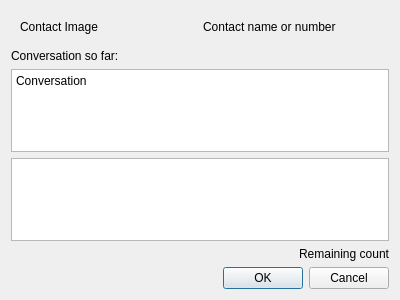
<?xml version="1.0" encoding="UTF-8"?>
<ui version="4.0">
 <class>SmsDialog</class>
 <widget class="QDialog" name="SmsDialog">
  <property name="geometry">
   <rect>
    <x>0</x>
    <y>0</y>
    <width>400</width>
    <height>300</height>
   </rect>
  </property>
  <property name="windowTitle">
   <string>SMS Text entry</string>
  </property>
  <layout class="QVBoxLayout" name="verticalLayout">
   <item>
    <widget class="QWidget" name="widget" native="true">
     <layout class="QHBoxLayout" name="horizontalLayout">
      <item>
       <widget class="QLabel" name="lblImage">
        <property name="text">
         <string>Contact Image</string>
        </property>
       </widget>
      </item>
      <item>
       <widget class="QLabel" name="lblName">
        <property name="text">
         <string>Contact name or number</string>
        </property>
       </widget>
      </item>
     </layout>
    </widget>
   </item>
   <item>
    <widget class="QLabel" name="lblSoFar">
     <property name="text">
      <string>Conversation so far:</string>
     </property>
    </widget>
   </item>
   <item>
    <widget class="QTextEdit" name="txtConversation">
     <property name="readOnly">
      <bool>true</bool>
     </property>
     <property name="html">
      <string>&lt;!DOCTYPE HTML PUBLIC &quot;-//W3C//DTD HTML 4.0//EN&quot; &quot;http://www.w3.org/TR/REC-html40/strict.dtd&quot;&gt;
&lt;html&gt;&lt;head&gt;&lt;meta name=&quot;qrichtext&quot; content=&quot;1&quot; /&gt;&lt;style type=&quot;text/css&quot;&gt;
p, li { white-space: pre-wrap; }
&lt;/style&gt;&lt;/head&gt;&lt;body style=&quot; font-family:'MS Shell Dlg 2'; font-size:8.25pt; font-weight:400; font-style:normal;&quot;&gt;
&lt;p style=&quot; margin-top:0px; margin-bottom:0px; margin-left:0px; margin-right:0px; -qt-block-indent:0; text-indent:0px;&quot;&gt;&lt;span style=&quot; font-family:'Sans Serif'; font-size:9pt;&quot;&gt;Conversation&lt;/span&gt;&lt;/p&gt;&lt;/body&gt;&lt;/html&gt;</string>
     </property>
    </widget>
   </item>
   <item>
    <widget class="QPlainTextEdit" name="plainSmsText"/>
   </item>
   <item>
    <widget class="QLabel" name="lblCount">
     <property name="text">
      <string>Remaining count</string>
     </property>
     <property name="alignment">
      <set>Qt::AlignRight|Qt::AlignTrailing|Qt::AlignVCenter</set>
     </property>
    </widget>
   </item>
   <item>
    <widget class="QDialogButtonBox" name="buttonBox">
     <property name="orientation">
      <enum>Qt::Horizontal</enum>
     </property>
     <property name="standardButtons">
      <set>QDialogButtonBox::Cancel|QDialogButtonBox::Ok</set>
     </property>
    </widget>
   </item>
  </layout>
 </widget>
 <tabstops>
  <tabstop>plainSmsText</tabstop>
  <tabstop>buttonBox</tabstop>
  <tabstop>txtConversation</tabstop>
 </tabstops>
 <resources/>
 <connections>
  <connection>
   <sender>buttonBox</sender>
   <signal>accepted()</signal>
   <receiver>SmsDialog</receiver>
   <slot>accept()</slot>
   <hints>
    <hint type="sourcelabel">
     <x>248</x>
     <y>254</y>
    </hint>
    <hint type="destinationlabel">
     <x>157</x>
     <y>274</y>
    </hint>
   </hints>
  </connection>
  <connection>
   <sender>buttonBox</sender>
   <signal>rejected()</signal>
   <receiver>SmsDialog</receiver>
   <slot>reject()</slot>
   <hints>
    <hint type="sourcelabel">
     <x>316</x>
     <y>260</y>
    </hint>
    <hint type="destinationlabel">
     <x>286</x>
     <y>274</y>
    </hint>
   </hints>
  </connection>
 </connections>
</ui>
